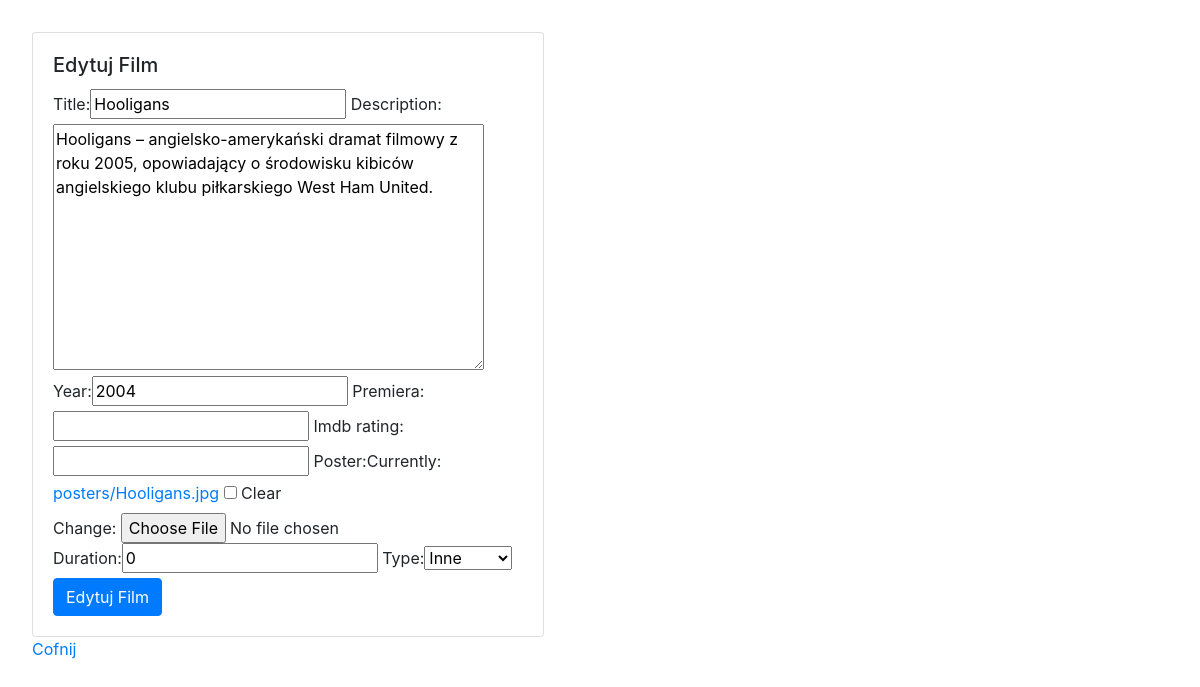
Page /filmy/edit/2/ (signed in) on the earlier database version.
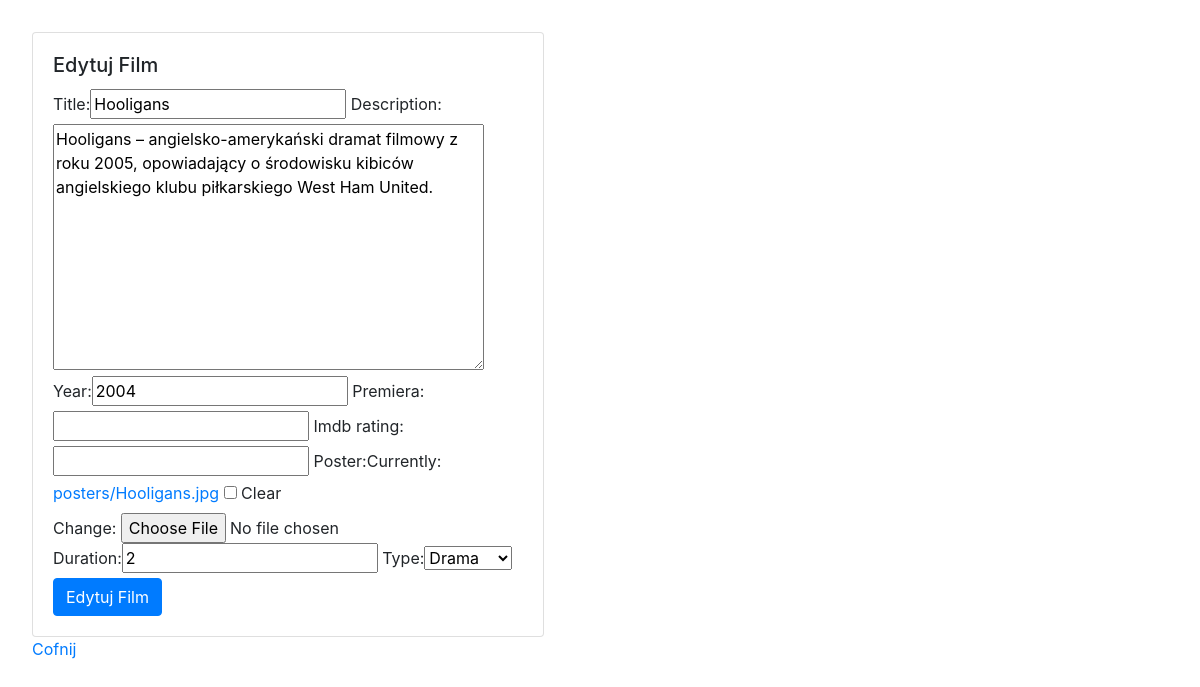
Same page on the later database version.
### filmyweb/models.py (models this page shows)
class AdditionalInformation(models.Model):
    TYPE = {
        (0, "Inne"),
        (1, "Horror"),
        (2, "Komedia"),
        (3, "Sci-fi"),
        (4, "Drama"),
    }
    duration = models.PositiveSmallIntegerField(default=0)
    type = models.PositiveSmallIntegerField(default=0, choices=TYPE)

### filmyweb/views.py (the view)
# urls.py: path('edit/<int:id>/', edit_film, name="edit_film"),
@login_required
def edit_film(request, id):
    film = get_object_or_404(Film, pk=id)
    try:
        additional = AdditionalInformation.objects.get(film=film.id)
    except AdditionalInformation.DoesNotExist:
        additional = None
    form_film = FilmForm(request.POST or None, request.FILES or None, instance=film)
    form_additional = AdditionalInfoForm(request.POST or None, instance=additional)
    if all((form_film.is_valid(), form_additional.is_valid())):
        film = form_film.save(commit=False)
        additional = form_additional.save()
        film.additional = additional
        film.save()
        return redirect(all_films)
    return render(request, 'film_form.html', {'form': form_film,
                                              'form_additional': form_additional,
                                              'new':False})

### filmyweb/forms.py
class FilmForm(ModelForm):
    class Meta:
        model = Film
        fields = ['title','description','year','premiera','imdb_rating','poster']

class AdditionalInfoForm(ModelForm):
    class Meta:
        model = AdditionalInformation
        fields = ['duration', 'type']

### templates/film_form.html (shortened to what this page needs)
{% extends 'index.html' %}
{% load bootstrap %}
{% block page %}
    <div class="card" style="width: 32rem;">
      <div class="card-body">
              {% if new %}
                        <h5 class="card-title">Nowy Film</h5>
              {% else %}
                        <h5 class="card-title">Edytuj Film</h5>
              {% endif %}
            <form method="POST" enctype="multipart/form-data">
                {{ form|bootstrap }}
                {{ form_additional|bootstrap }}
                    {% if new %}
                        <button type="submit" class="btn btn-primary">Nowy Film</button>
                    {% else %}
                        <button type="submit" class="btn btn-primary">Edytuj Film</button>
                    {% endif %}
            </form>
      </div>
    </div>
    <a href="{% url 'all_films' %}">Cofnij</a>
{% endblock %}

Differences in the rows shown:
added AdditionalInformation: duration "2", type "Drama"
Other differences:
form field duration: "0" → (not shown)
form field type: "Inne" → (not shown)
